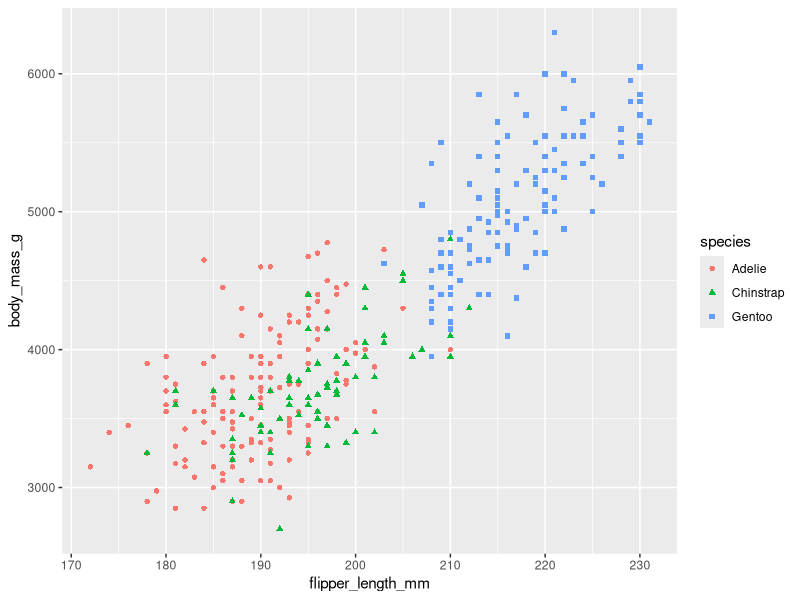
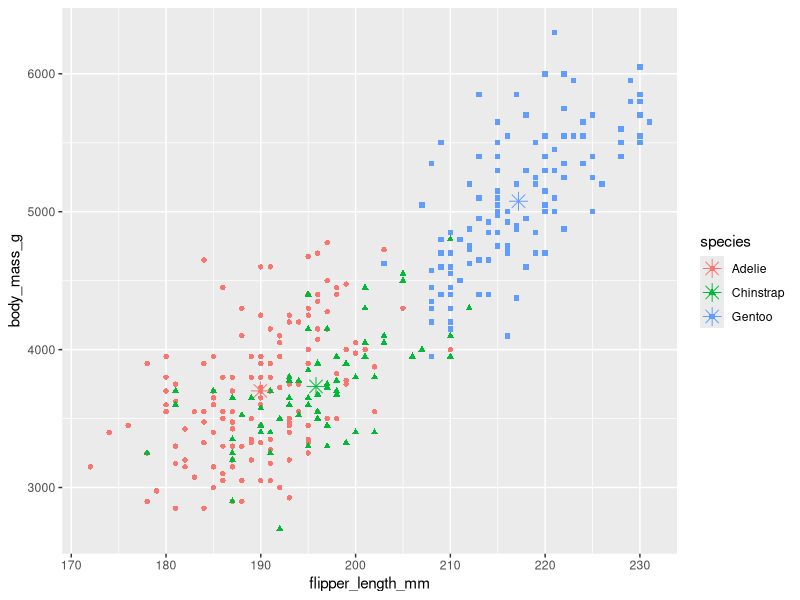

Reproduce these figures in R, in order.
## ---- chunk 1
knitr::opts_chunk$set(
  collapse = TRUE,
  comment = "#>"
)
include_solutions <- TRUE
## ---- chunk 2
require(rmarkdown)
require(knitr)
require(kableExtra)
# Put any library imports and other preamble here.
## ---- chunk 3
#| warning: false
library(palmerpenguins)
library(dplyr)
library(ggplot2)
## ---- chunk 4
#| results: hold
penguins <- penguins %>%
  mutate(has_na = apply(is.na(.), 1, any))
penguins %>%
  group_by(species) %>%
  summarise(
    avg_bill = mean(bill_length_mm, na.rm = TRUE),
    avg_flipper = mean(flipper_length_mm, na.rm = TRUE)
  )


species_mean <- function(data, var) {
  data %>%
    group_by(species) %>%
    summarise(mean_val = mean({{ var }}, na.rm = TRUE))
}
species_mean(penguins, flipper_length_mm)
## ---- chunk 5
ggplot(penguins, aes(x = flipper_length_mm, y = body_mass_g,
                     color = species, shape = species)) +
  geom_point(na.rm = TRUE)

species_means <- penguins %>%
  group_by(species) %>%
  summarise(
    flipper_mean = mean(flipper_length_mm, na.rm = TRUE),
    bodymass_mean = mean(body_mass_g, na.rm = TRUE)
  )

ggplot(penguins, aes(x = flipper_length_mm, y = body_mass_g,
                     color = species, shape = species)) +
  geom_point(na.rm = TRUE) +
  geom_point(data = species_means,
             aes(x = flipper_mean, y = bodymass_mean, color = species),
             shape = 8, size = 4)
